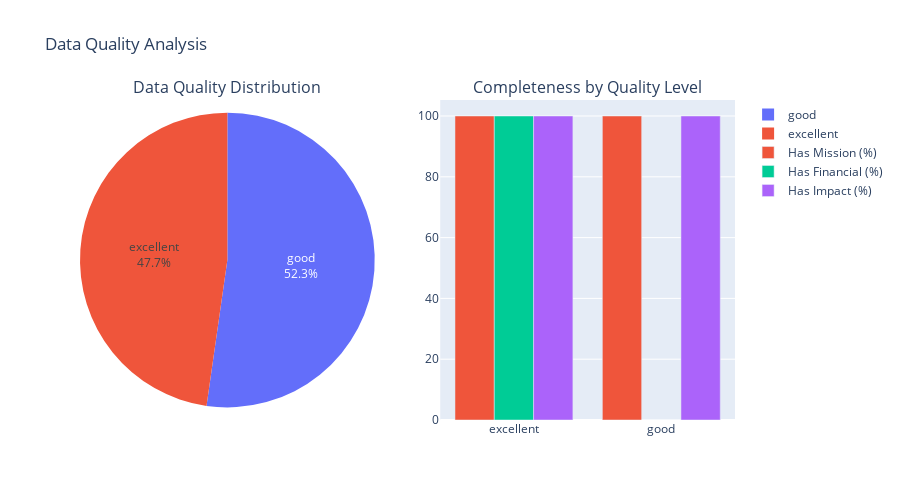

The cell this chart's notebook holds for it:
### Code cell
fig = make_subplots(
    rows=1, cols=2,
    subplot_titles=[
        'Data Quality Distribution',
        'Completeness by Quality Level'
    ],
    specs=[[{'type': 'pie'}, {'type': 'bar'}]]
)

# --- Pie chart: Count of orgs by quality ---
fig.add_trace(
    go.Pie(
        labels=quality_overview['data_quality'],
        values=quality_overview['org_count'],
        textinfo='percent+label'
    ),
    row=1, col=1
)

# --- Bar chart: % missing vs available fields ---
fig.add_trace(
    go.Bar(
        x=quality_overview['data_quality'],
        y=quality_overview['pct_has_mission'],
        name='Has Mission (%)'
    ),
    row=1, col=2
)

fig.add_trace(
    go.Bar(
        x=quality_overview['data_quality'],
        y=quality_overview['pct_has_financial'],
        name='Has Financial (%)'
    ),
    row=1, col=2
)

fig.add_trace(
    go.Bar(
        x=quality_overview['data_quality'],
        y=quality_overview['pct_has_impact'],
        name='Has Impact (%)'
    ),
    row=1, col=2
)

fig.update_layout(
    title='Data Quality Analysis',
    height=500,
    barmode='group'
)

fig.show()

### Figure 1 — Plotly figure (JSON) as saved in the notebook; plotly's stock layout.template omitted (floating-point values rounded to 4 significant figures)
{"data": [{"domain": {"x": [0, 0.45], "y": [0, 1]}, "labels": ["excellent", "good"], "textinfo": "percent+label", "type": "pie", "values": [114851, 125734]}, {"name": "Has Mission (%)", "type": "bar", "x": ["excellent", "good"], "xaxis": "x", "y": [100, 100], "yaxis": "y"}, {"name": "Has Financial (%)", "type": "bar", "x": ["excellent", "good"], "xaxis": "x", "y": [100, 0], "yaxis": "y"}, {"name": "Has Impact (%)", "type": "bar", "x": ["excellent", "good"], "xaxis": "x", "y": [100, 100], "yaxis": "y"}], "layout": {"annotations": [{"font": {"size": 16}, "showarrow": false, "text": "Data Quality Distribution", "x": 0.225, "xanchor": "center", "xref": "paper", "y": 1, "yanchor": "bottom", "yref": "paper"}, {"font": {"size": 16}, "showarrow": false, "text": "Completeness by Quality Level", "x": 0.775, "xanchor": "center", "xref": "paper", "y": 1, "yanchor": "bottom", "yref": "paper"}], "barmode": "group", "height": 500, "title": {"text": "Data Quality Analysis"}, "xaxis": {"anchor": "y", "domain": [0.55, 1]}, "yaxis": {"anchor": "x", "domain": [0, 1]}}}
